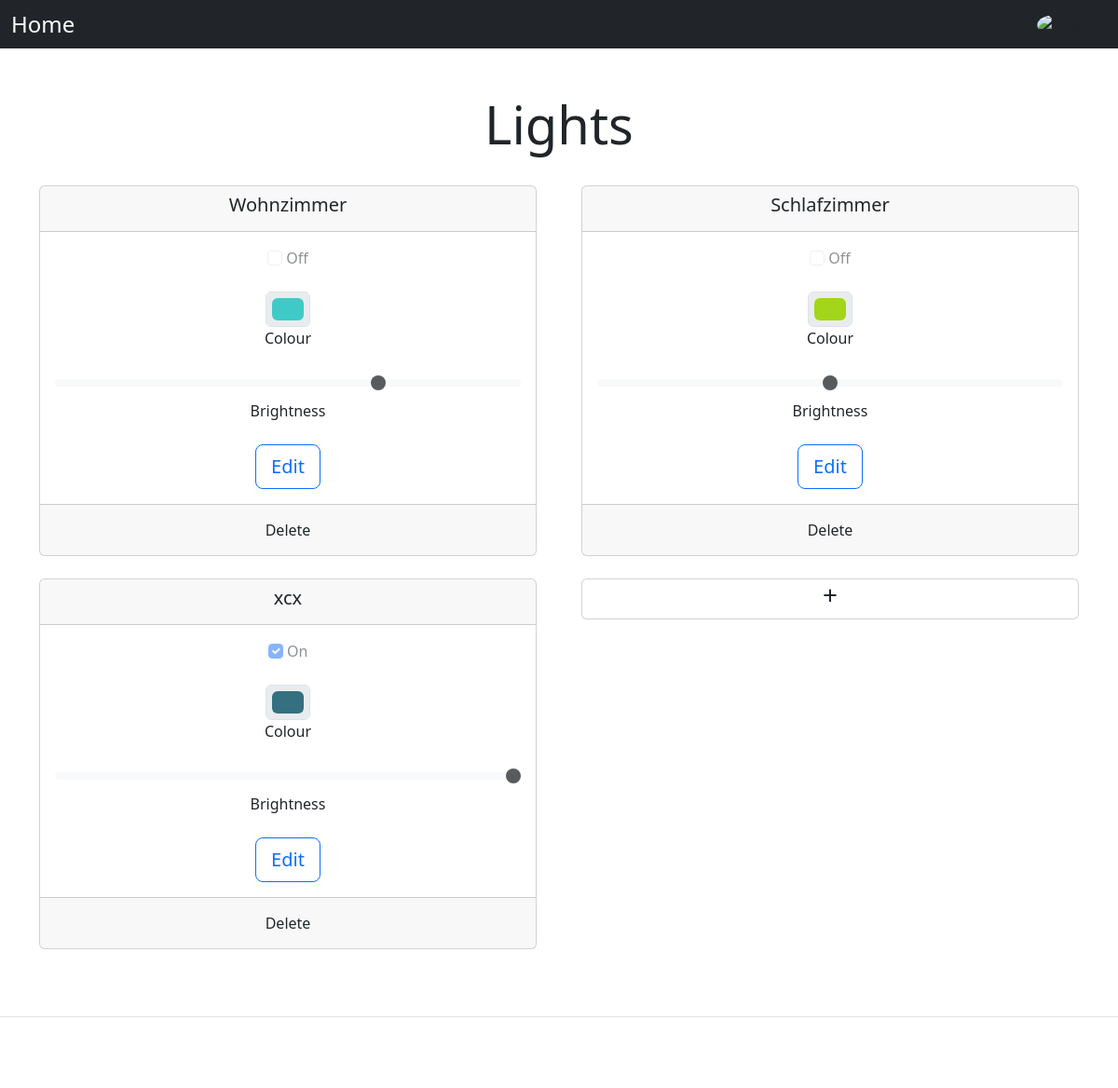
/lights/ (signed in), run on an earlier commit of the app's database.
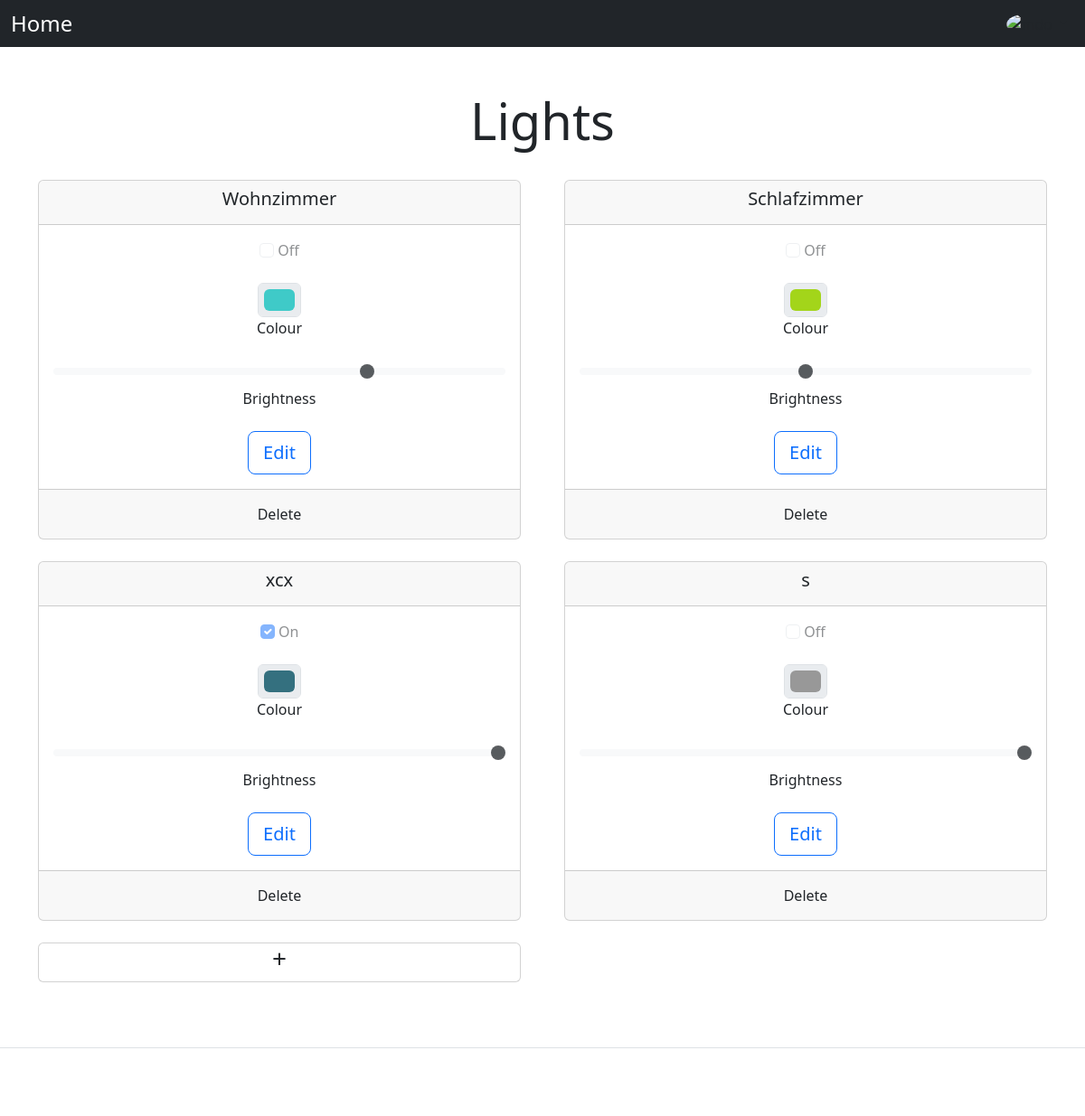
And on a later commit of the database.
### lights/models.py (models this page shows)
class Light(models.Model):
    name = models.CharField(max_length=200)
    status = models.BooleanField(default=False)
    colour = models.CharField(max_length=200, default="#989898")
    brightness = models.IntegerField(default=100)

### lights/views.py (the view)
# urls.py: path('', views.index, name='index'),
@login_required
def index(request):
    if request.method == 'POST':
        form = AddForm(request.POST)
        if form.is_valid():
            light = form.save(commit=False)
            light.save()
        return redirect("index")
    else:
        light_list = Light.objects.all()
        context = {'latest_light_list': light_list}
        return render(request, 'lights/index.html', context)

### lights/templates/lights/index.html (shortened to what this page needs)
{% include "header.html" %}
<div class="px-3 py-3 pt-md-5 pb-md-4 mx-auto text-center">
    <h1 class="display-4">Lights</h1>
</div>
<div class="container text-center">
    <div class="row row-cols-2 gx-5">
        {% for light in latest_light_list %}
            <div class="col">
                <div class="card mb-4">
                    <div class="card-header">
                        <h5 class="card-title">{{ light.name }}</h5>
                    </div>
                    <div class="card-body">
                        <div class="mb-4">
                            <input class="form-check-input" type="checkbox" role="switch" id="status_{{ forloop.counter }}"
                                   disabled {% if light.status %} checked{% endif %}>
                            <label class="form-check-label" for="status_{{ forloop.counter }}">{% if light.status %} On {% else %}
                                Off {% endif %}</label>
                        </div>
                        <div class="mb-4">
                            <input type="color" class="form-control form-control-color mx-auto" id="colour_{{ forloop.counter }}"
                                   value="{{ light.colour }}" disabled>
                            <label class="form-check-label" for="colour_{{ forloop.counter }}">Colour</label>
                        </div>
                        <div class="mb-4">
                            <input type="range" class="form-range" min="0" max="100" step="10" id="brightness_{{ forloop.counter }}"
                                   value="{{ light.brightness }}" disabled>
                            <label class="form-check-label" for="brightness_{{ forloop.counter }}">Brightness</label>
                        </div>
                        <a href="/lights/{{ light.id }}" class="btn btn-outline-primary btn-lg btn-block">Edit</a>
                    </div>
                    <div class="card-footer text-muted">
                        <form action="/lights/{{ light.id }}/delete/" method="post">
                            <button type="submit" class="btn mx-auto">Delete</button>
                        </form>
                    </div>
                </div>
            </div>
        {% endfor %}
        <div class="col">
            <div class="card mb-4">
                <a href="/lights/add/" class="my-auto stretched-link nav-link text-dark"><h3>+</h3></a>
            </div>
        </div>
    </div>
</div>
{% include "footer.html" %}

What changed in the data, as far as the page shows it:
added Light: name "s", shows "Off", colour "#989898", brightness "100"
